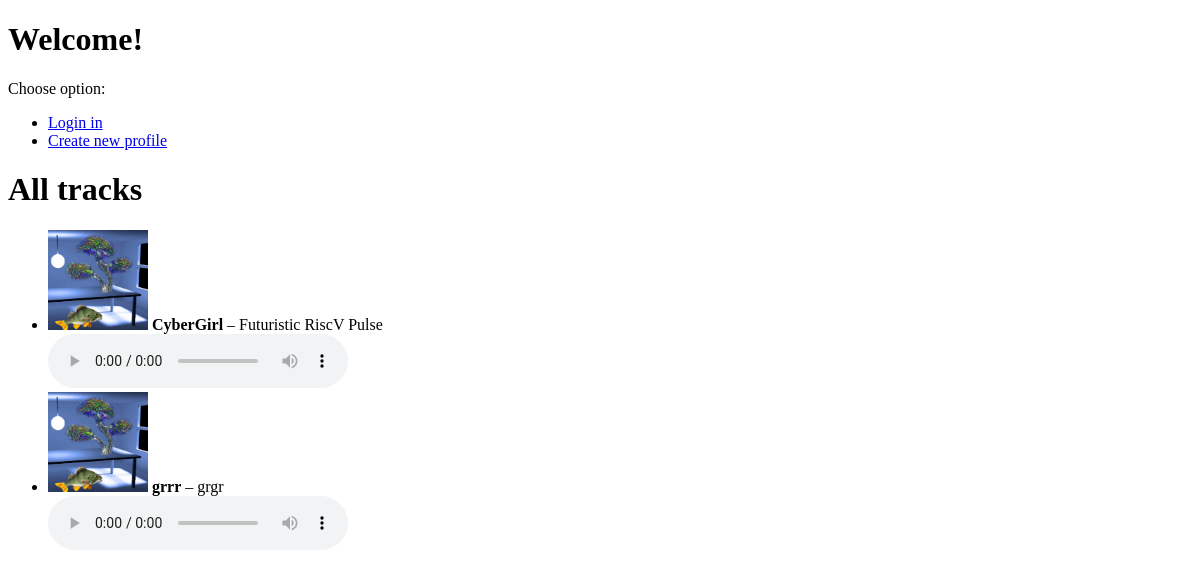
Before: / with the older database file.
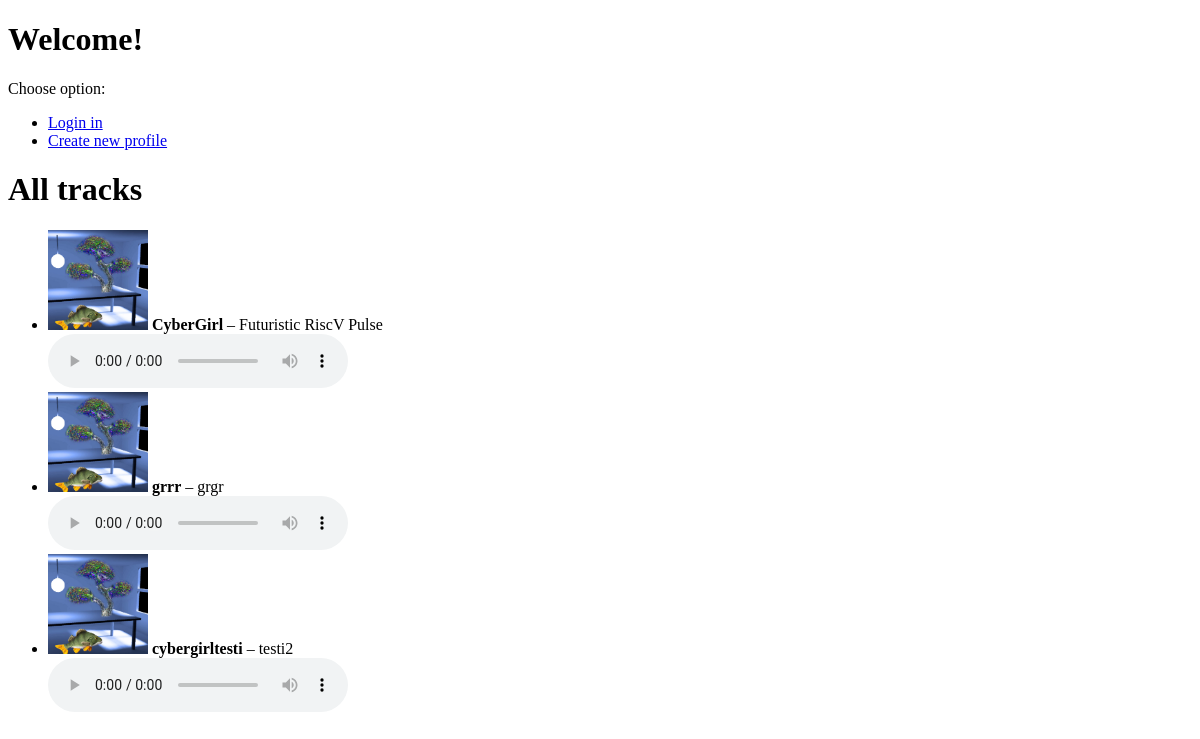
After: the same page with the newer database file.
### tables this page shows
CREATE TABLE songs (
    id INTEGER PRIMARY KEY,
    user_id INTEGER NOT NULL,
    title TEXT NOT NULL,
    artist TEXT NOT NULL CHECK (LENGTH(artist) > 0),
    audio_file_path TEXT NOT NULL,
    image_file_path TEXT NOT NULL,
    upload_date DATETIME DEFAULT CURRENT_TIMESTAMP,
    genre TEXT CHECK (LENGTH(genre) > 0),
    duration INTEGER CHECK (duration > 0),
    FOREIGN KEY (user_id) REFERENCES users(id) ON DELETE CASCADE
);

### app.py (the view)
@app.route("/")
def index():
    songs = get_songs()
    return render_template("index.html", songs=songs)

### repositories/songs_repository.py (called while the page is built)
def get_songs():
    connection = sqlite3.connect("database.db")
    connection.row_factory = sqlite3.Row #sanakirjamuodossa
    cursor = connection.cursor()
    cursor.execute("SELECT * FROM songs")
    songs = cursor.fetchall()
    connection.close()
    return songs

### templates/index.html (shortened to what this page needs)
<!DOCTYPE html>
<html>
<body>
    <h1>Welcome!</h1>
    {% if session.username %}
    <p>
      You have logged in as {{ session.username }}
    </p>
    <p>
      <a href="/user/{{ session['user_id'] }}">Profile</a>
    </p>
    <p>
      <a href="/logout">Log out</a>
    </p>
    {% else %}
    <p>Choose option:</p>
    <ul>
        <li><a href="/login_page">Login in</a></li>
        <li><a href="/register">Create new profile</a></li>
    </ul>
    {% endif %}
    <h1>All tracks</h1>
    <ul>
        {% for song in songs %}
        <li>
            <img src="{{ song.image_file_path }}" alt="Kansikuva" width="100">
            <strong>{{ song.artist }}</strong> – {{ song.title }}
            <br>
            <audio controls>
                {% if song.audio_file_path.endswith('.mp3') %}
                    <source src="{{ song.audio_file_path }}" type="audio/mpeg">
                {% elif song.audio_file_path.endswith('.wav') %}
                    <source src="{{ song.audio_file_path }}" type="audio/wav">
                {% else %}
                    <p>Tiedostotyyppi ei tuettu.</p>
                {% endif %}
            </audio>
        </li>
        {% endfor %}
    </ul>
</body>
</html>

Changed rows visible on the page:
added songs: image_file_path (picture), artist "cybergirltesti", title "testi2"
